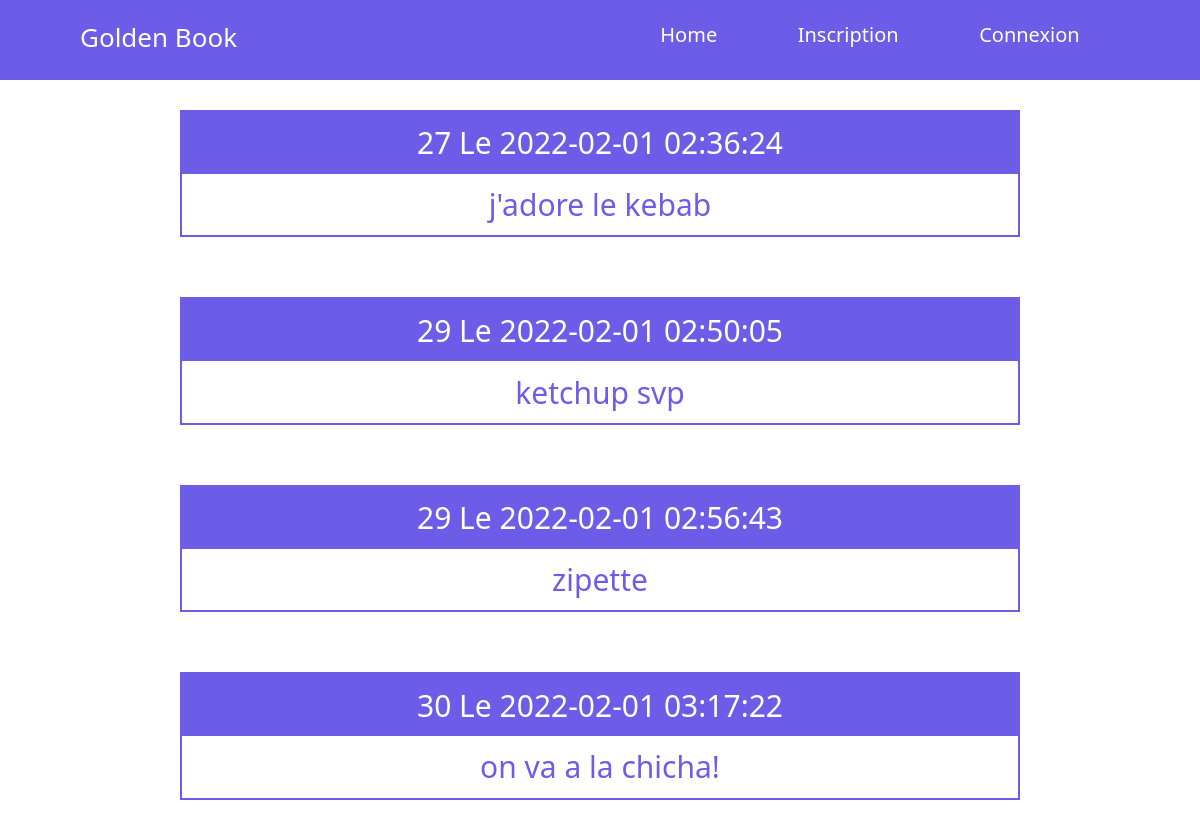
The page /php/livre_or.php on the database its author committed.
### tables this page shows
CREATE TABLE `commentaires` (
  `id` int(11) NOT NULL,
  `commentaire` text NOT NULL,
  `id_utilisateur` int(11) NOT NULL,
  `date` datetime NOT NULL
);

### php/livre_or.php (the view, shortened to what this page needs)
<?php
require_once('config.php');
?>
<!DOCTYPE html>
<html lang="en">
<head>
    <link href="https://cdn.jsdelivr.net/npm/bootstrap@5.1.3/dist/css/bootstrap.min.css" rel="stylesheet">
    <link href="../css/livre-or.css" rel="stylesheet">
</head>
<body>
<header class="main-head">
        <nav>
            <h1 id="logo">Golden Book</h1>
            <ul>
                <li><a href="../index.php">Home</a></li>
                <li><a href="register.php">Inscription</a></li>
                <li><a href="login.php">Connexion</a></li>
            </ul>
        </nav>
    </header>
<?php
    $req = $db->query('SELECT * FROM commentaires');
    while ($livre = $req->fetch()) {
        ?>
        <br> <br>
        <div class="commentaire">
            <div class="info">
                <?=$livre['id_utilisateur']?>  Le <?=$livre['date']?>
            </div>
            <div class="txt">
                <?=$livre['commentaire'];?>
            </div>
        </div> <br> <br>
        <?php
    }
    ?>
</body>
</html>

### css/livre-or.css (style rules this page uses)
* { margin: 0; padding: 0; box-sizing: border-box; }
html { font-size: 62.5%; }
h1 { font-size: 2.6rem; }
li { font-size: 2rem; }
a { color: white; text-decoration: none; }
.main-head { background: #6c5ce7; color: white; }
nav { min-height: 10vh; display: flex; align-items: center; width: 90%; margin: auto; padding:2rem; }
nav ul { display: flex; flex: 1 1 40rem; justify-content: space-around; align-items: center; list-style: none; }
#logo { flex: 1 1 40rem; }
ul { list-style: none; }
.info { background-color:#6c5ce7; padding : 1%; text-align: center; color : white; }
.txt { background-color:white; padding : 1%; text-align: center; color: #6c5ce7; }
.commentaire { border : 2px solid #6c5ce7; max-width : 70%; margin-left : 15%; font-size: 30px; }

### rows shown on the page
commentaires: id_utilisateur "27", date "2022-02-01 02:36:24", commentaire "j'adore le kebab"
commentaires: id_utilisateur "29", date "2022-02-01 02:50:05", commentaire "ketchup svp"
commentaires: id_utilisateur "29", date "2022-02-01 02:56:43", commentaire "zipette"
commentaires: id_utilisateur "30", date "2022-02-01 03:17:22", commentaire "on va a la chicha!"
